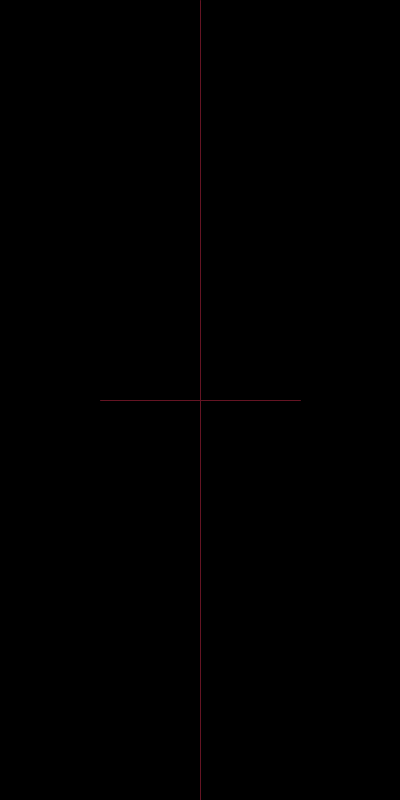
Frame 1 (no input)
Frame 60 (the mouse pressed at the canvas centre just before this capture): identical to frame 1, image omitted
Frame 120 (the mouse held since frame 60 and released just before this capture): identical to frame 1, image omitted

The Processing sketch that drew this single still picture (run headless with seeded random() and noise(); from frame 60 on, the mouse is pressed at the canvas centre):

// Processing sketch: Contingency7sketch_240522h
// ── Contingency7sketch_240522h.pde
//https://www.wikiart.org/en/ralph-hotere/red-on-black-1969





//Red on black
//Ralph Hotere
//Date: 1969
void setup(){
 size(400,800); 
}
void draw(){
  background(0);
 stroke(#641423);
 line(200,0,200,800);
  line(100,400,300,400);

}
/*


Diagonal
Ellsworth Kelly
Date: 1951
Style: Minimalism, Concretismhttps://www.wikiart.org/en/ellsworth-kelly/vertical-line-from-the-series-line-form-color-1951
Genre: abstract
Share:

https://www.wikiart.org/en/ellsworth-kelly/diagonal-1951
Vertical Line from the series Line Form Color
Ellsworth Kelly
Date: 1951
Style: Minimalism, Concretism
Series: Line Form Color
Genre: abstract
Share:

Circle Line
Ellsworth Kelly
Date: 1951https://www.wikiart.org/en/ellsworth-kelly/circle-line-1951
Style: Minimalism, Concretism
Genre: abstract
Share:

https://www.wikiart.org/en/ralph-hotere/black-painting-indigo-violet-vi-1969
Black Painting, Indigo Violet VI
Ralph Hotere
Date: 1969
Style: Minimalism
Genre: abstract
Share:
Komposition Blau-Rot auf Weiss
Blinky Palermo
Date: 1965
Style: Abstract ExpressionismTournoi
Aurelie Nemours
Date: 1996
Style: Concretism
Genre: abstract
Share:
Genre: abstract
Share:
https://www.wikiart.org/en/aurelie-nemours/tournoi-1996
Le pierre au rouge
Aurelie Nemours
Date: 1960
Style: Concretism
Genre: abstract
Share:
https://www.wikiart.org/en/jo-baer/untitled-vertical-flanking-diptych-red-1974
Untitled (Vertical Flanking Diptych - Red)
Jo Baer
Date: 1974
Style: Minimalism
Genre: abstract
https://www.wikiart.org/en/jo-baer/cardinations-1974
Red square
Kazimir Malevich
Original Title: Красный квадрат
Date: 1915
Style: Suprematism
Genre: abstract
Media: oil, canvas
Location: Russian Museum, Saint Petersburg, Russia
Cardinations
Jo Baer
Date: 1974
Style: Minimalism
Genre: abstract
https://www.wikiart.org/en/peter-joseph/drawing-untitled-cream-black-1971
Share:
Drawing (Untitled, Cream/Black)
Peter Joseph
Date: 1971
Style: Minimalism
Genre: abstract


https://www.wikiart.org/en/francois-morellet/trames-0-90-40-mm-au-trait-et-pleines-1972
Trames 0°-90°---40 mm au trait et pleines
Francois Morellet
Date: 1972
Style: Minimalism
Genre: abstract
Share:
   https://www.wikiart.org/en/yuriy-zlotnikov/2
*/
